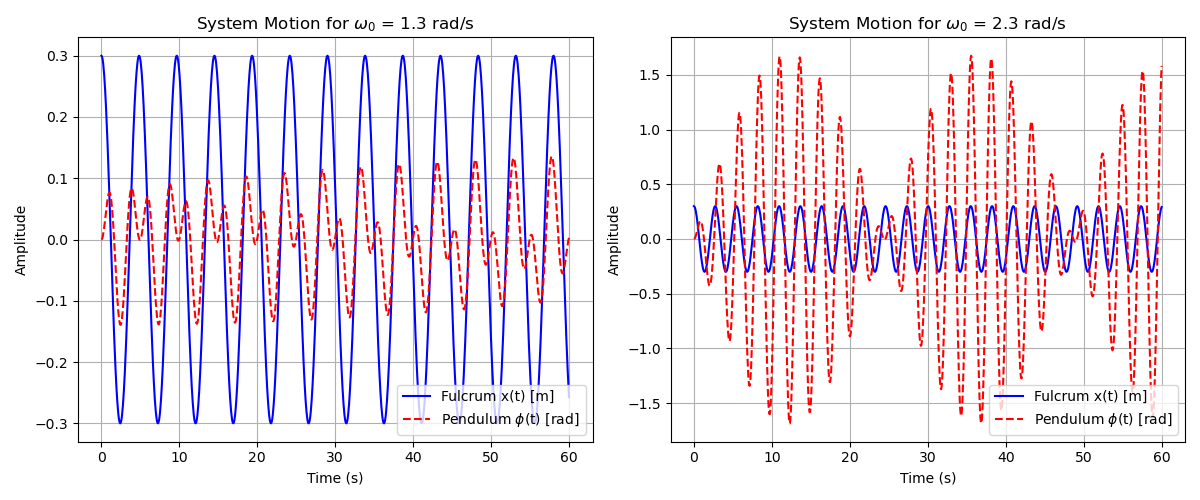

Write the Python code that produced this figure.
import numpy as np
from scipy.integrate import solve_ivp
import matplotlib.pyplot as plt

m1 = 1.0           
m2 = 4.0           
l = 1.5           
g = 9.81          
w0_vals = [1.3, 2.3]  

x0 = (m1 * l) / (m1 + m2)

t_span = (0, 60)
t_eval = np.linspace(t_span[0], t_span[1], 1000)

def pendulum_ode(t, y, w0, x0, l, g):
    phi = y[0]
    dphi_dt = y[1]
    
    d2phi_dt2 = (x0 * w0**2 / l) * np.cos(w0 * t) - (g / l) * phi
    
    return [dphi_dt, d2phi_dt2]

y0 = [0.0, 0.0]

plt.figure(figsize=(12, 5))

for i, w0 in enumerate(w0_vals):

    sol = solve_ivp(pendulum_ode, t_span, y0, args=(w0, x0, l, g), t_eval=t_eval)
    
    t = sol.t
    phi_t = sol.y[0] 
    
    x_t = x0 * np.cos(w0 * t)
    
    # Plotting
    plt.subplot(1, 2, i + 1)
    plt.plot(t, x_t, 'b-', linewidth=1.5, label='Fulcrum x(t) [m]')
    plt.plot(t, phi_t, 'r--', linewidth=1.5, label='Pendulum $\\phi$(t) [rad]')
    
    plt.title(f'System Motion for $\\omega_0$ = {w0} rad/s')
    plt.xlabel('Time (s)')
    plt.ylabel('Amplitude')
    plt.legend()
    plt.grid(True)

plt.tight_layout()
plt.show()
